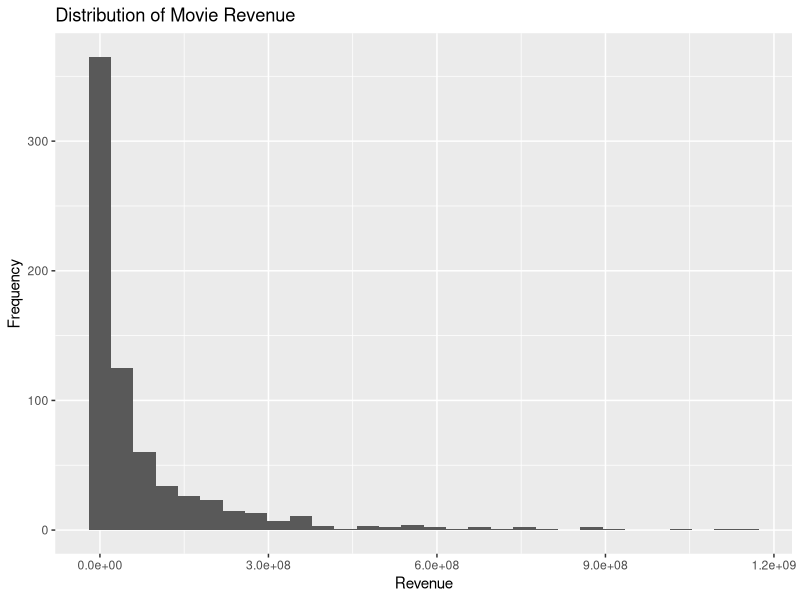
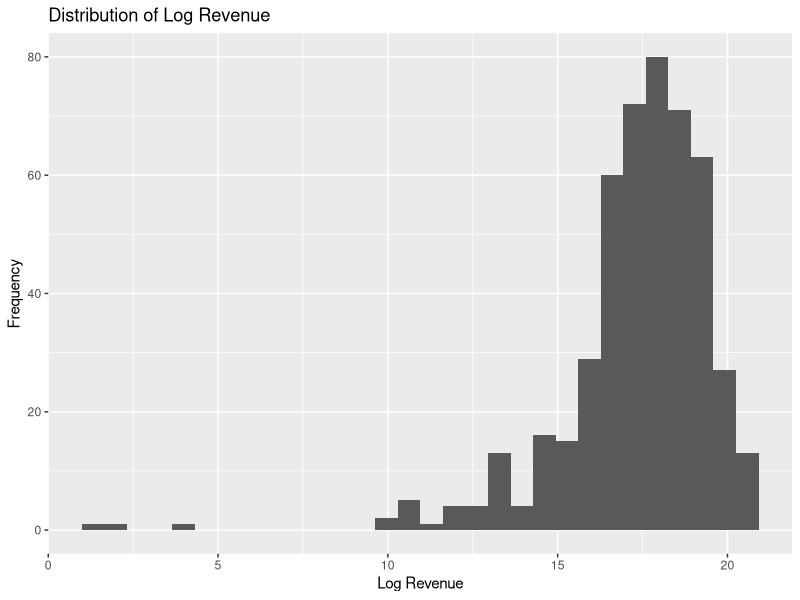
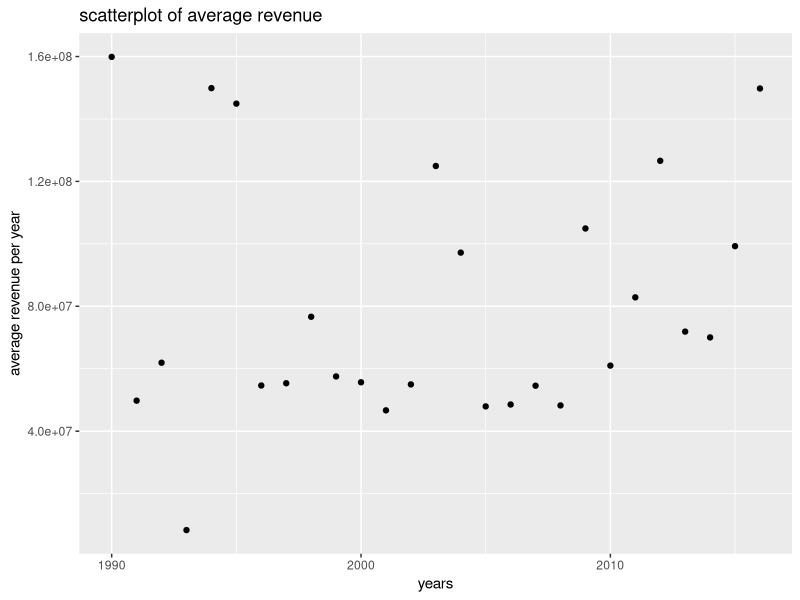
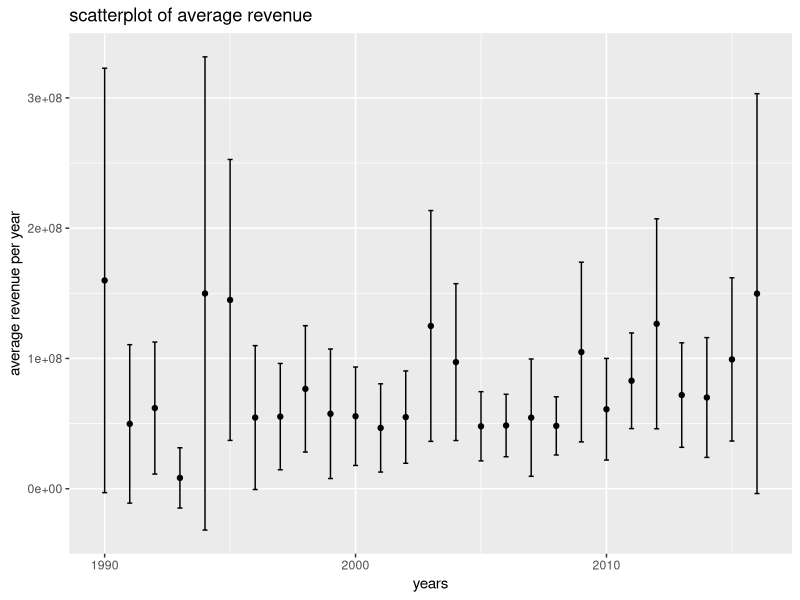

R code for these plots, in order:
## ---- chunk 1
knitr::opts_chunk$set(echo = TRUE)
## ---- chunk 2
#WRITE YOUR CODE HERE
dataset = read.delim("data/movies3.tsv")
library(tidyverse)
library(dplyr)
nrow(dataset)
ncol(dataset)
head(dataset)
## ---- chunk 3
#WRITE YOUR CODE HERE
str(dataset)
head(dataset)
## ---- chunk 4

#WRITE YOUR CODE HERE
revenue_summary = dataset %>%
  summarize(
    mean_revenue = mean(revenue, na.rm = TRUE),
    median_revenue = median(revenue, na.rm= TRUE),
    max_revenue = max(revenue, na.rm = TRUE),
    min_revenue = min(revenue, na.rm = TRUE)
    
  )
    print(revenue_summary)
## ---- chunk 5

#WRITE YOUR CODE HERE
top_revenue = dataset %>%
  filter(revenue == max(revenue, na.rm = TRUE)) %>%
  select(title, revenue)#

min_revenue = dataset %>%
  filter(revenue == min(revenue, na.rm = TRUE)) %>%
  select(title, revenue) 

print(top_revenue)
print(min_revenue)
## ---- chunk 6
#WRITE YOUR CODE HERE
ggplot(dataset, aes(x = revenue)) +
  geom_histogram() +
  labs(
    title = "Distribution of Movie Revenue",
    x = "Revenue",
    y = "Frequency"
  )
## ---- chunk 7

#WRITE YOUR CODE HERE
dataset = dataset %>%
  mutate(log_revenue = log(revenue))

zero_revenue = dataset %>%
  filter(revenue == 0) %>%
  select(revenue, log_revenue)

  head(zero_revenue)

average_log_revenue = mean(dataset$log_revenue, na.rm = TRUE)
print(average_log_revenue)
## ---- chunk 8

#WRITE YOUR CODE HERE
dataset = dataset %>%
  mutate(log_revenue = na_if(log_revenue, -Inf))

log_revenue_no_na = dataset$log_revenue[!is.na(dataset$log_revenue)]

mean(log_revenue_no_na)

ggplot(dataset, aes(x = log_revenue)) +
  geom_histogram() +
  labs(
    title = "Distribution of Log Revenue",
    x = "Log Revenue",
    y = "Frequency"
  )
## ---- chunk 9

#WRITE YOUR CODE 
dataset = dataset %>%
  mutate(log_revenue = na_if(log_revenue, -Inf))

revenue_mean = mean(dataset$revenue)
revenue_sd = sd(dataset$revenue)
revenue_n = nrow(dataset)

revenue_skewness =
  (1 / revenue_n) *
  sum(((dataset$revenue - revenue_mean) / revenue_sd)^3, na.rm = TRUE)

revenue_kurtosis =
  (1 / revenue_n) *
  sum(((dataset$revenue - revenue_mean) / revenue_sd)^4, na.rm = TRUE) - 3

print(revenue_skewness)
print(revenue_kurtosis)

log_revenue = dataset$log_revenue[!is.na(dataset$log_revenue)]

log_n = sum(!is.na(dataset$log_revenue))
log_mean = mean(log_revenue)
log_sd = sd(log_revenue)

log_skewness =
  (1 / log_n) *
  sum(((log_revenue - log_mean) / log_sd)^3)

log_kurtosis =
  (1 / log_n) *
  sum(((log_revenue - log_mean) / log_sd)^4) - 3

print(log_skewness)
print(log_kurtosis)
## ---- chunk 10
movies <- read.delim("data/movies3.tsv")
## ---- chunk 11
#github test
mean(movies$vote_average)

## ---- chunk 12
#WRITE YOUR CODE HERE

## ---- chunk 13
#WRITE YOUR CODE HERE

## ---- chunk 14
#WRITE YOUR CODE HERE

## ---- chunk 15
#WRITE YOUR CODE HERE

## ---- chunk 16
#WRITE YOUR CODE HERE
result <- t.test(dataset$revenue, conf.level = 0.90)

result$estimate
result$conf.int

## ---- chunk 17
table(dataset$director_gender)

## ---- chunk 18
#WRITE YOUR CODE HERE
dataset$SexDum<-NA
dataset$SexDum[dataset$director_gender=="male"]<-1
dataset$SexDum[dataset$director_gender=="female"]<-0
table(dataset$SexDum)

binom.test(588, 653, 0.5)

## ---- chunk 19
dataset$revenue_in_millions <- dataset$revenue / 1000000
manvariance<-var(dataset$revenue_in_millions[dataset$director_gender=="male"],na.rm=TRUE)
womanvariance<-var(dataset$revenue_in_millions[dataset$director_gender=="female"],na.rm=TRUE)

manvariance
womanvariance
## ---- chunk 20
female_revenue <- dataset$revenue_in_millions[dataset$director_gender == "female"]
female_revenue <- female_revenue[!is.na(female_revenue)]

n <- length(female_revenue)
df <- n - 1

chisq <- df * womanvariance / manvariance

pval <- 2 * min(pchisq(chisq, df), 1 - pchisq(chisq, df))


n
df
chisq
pval

## ---- chunk 21
library(ggplot2)
library(dplyr)

year_data <- dataset |>
  group_by(release_year) |>
  summarize(
    mean_revenue = mean(revenue, na.rm = TRUE)
  )

head(year_data)

ggplot(year_data, aes(x = release_year, y = mean_revenue, na.rm = TRUE)) +
  geom_point() +
  labs(
    title = "scatterplot of average revenue ",
    x = "years",
    y = "average revenue per year"
  )
## ---- chunk 22
years <- sort(unique(dataset$release_year))
year_data <- data.frame(
  release_year = years,
  
  mean_revenue = sapply(years, function(y) {
    t.test(dataset$revenue[dataset$release_year == y])$estimate
  }),
  
  lower = sapply(years, function(y) {
    t.test(dataset$revenue[dataset$release_year == y])$conf.int[1]
  }),
  
  upper = sapply(years, function(y) {
    t.test(dataset$revenue[dataset$release_year == y])$conf.int[2]
  })
)

ggplot(year_data, aes(x = release_year, y = mean_revenue, na.rm = TRUE)) +
  geom_point() +
  geom_errorbar(
    aes(ymin = lower, ymax = upper),
    width = 0.2
  ) +
  labs(
    title = "scatterplot of average revenue ",
    x = "years",
    y = "average revenue per year"
  )
## ---- chunk 23
year_data$n <- sapply(years, function(y) {
  length(dataset$revenue[
    dataset$release_year == y & !is.na(dataset$revenue)
  ])
})

year_data$sd_revenue <- sapply(years, function(y) {
  sd(dataset$revenue[dataset$release_year == y], na.rm = TRUE)
})

year_data$ci_width <- year_data$upper - year_data$lower

year_data[
  order(-year_data$ci_width),
  c("release_year", "n", "sd_revenue", "ci_width")
]
## ---- chunk 24
#WRITE YOUR CODE HERE

## ---- chunk 25
#WRITE YOUR CODE HERE

## ---- chunk 26
#WRITE YOUR CODE HERE

## ---- chunk 27
#WRITE YOUR CODE HERE

## ---- chunk 28
#WRITE YOUR CODE HERE

## ---- chunk 29
#WRITE YOUR CODE HERE

## ---- chunk 30
#WRITE YOUR CODE HERE

## ---- chunk 31
#WRITE YOUR CODE HERE

## ---- chunk 32
#WRITE YOUR CODE HERE

## ---- chunk 33
#WRITE YOUR CODE HERE

## ---- chunk 34
#WRITE YOUR CODE HERE

## ---- chunk 35
#WRITE YOUR CODE HERE

## ---- chunk 36
#WRITE YOUR CODE HERE

## ---- chunk 37
#WRITE YOUR CODE HERE

## ---- chunk 38
#WRITE YOUR CODE HERE
